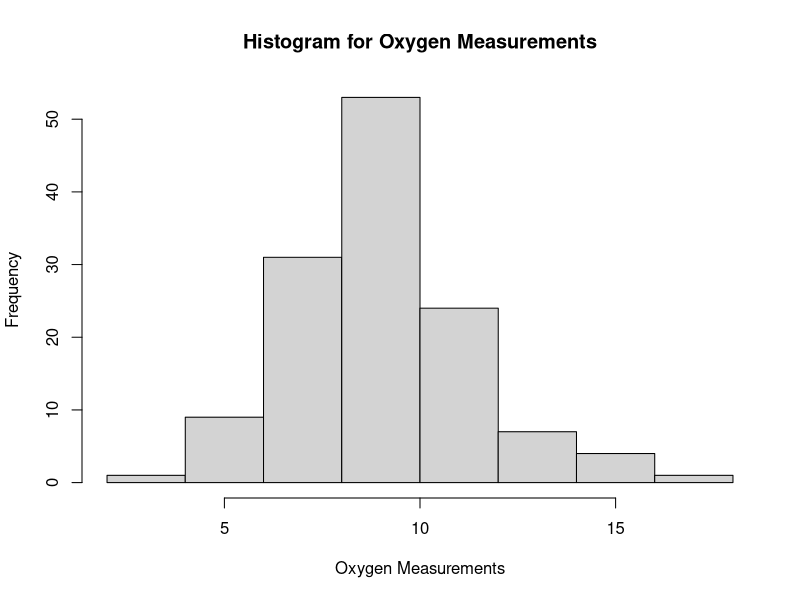
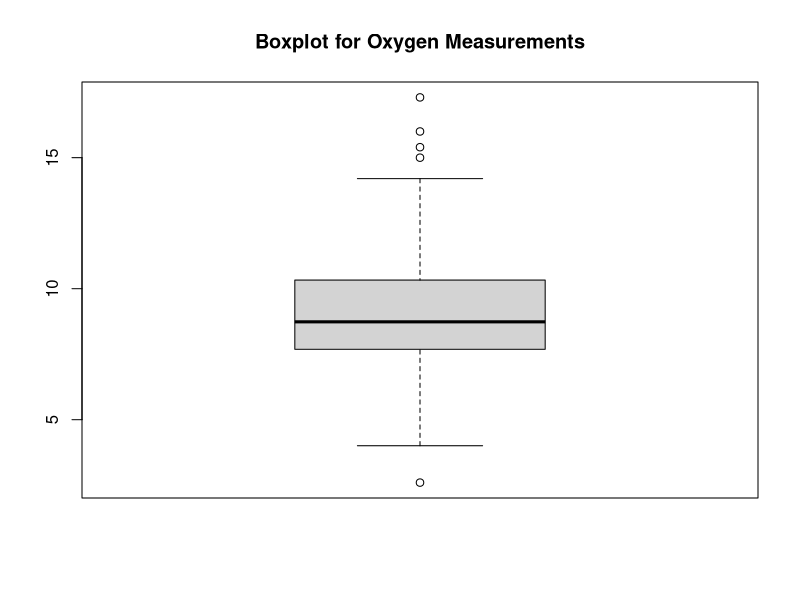
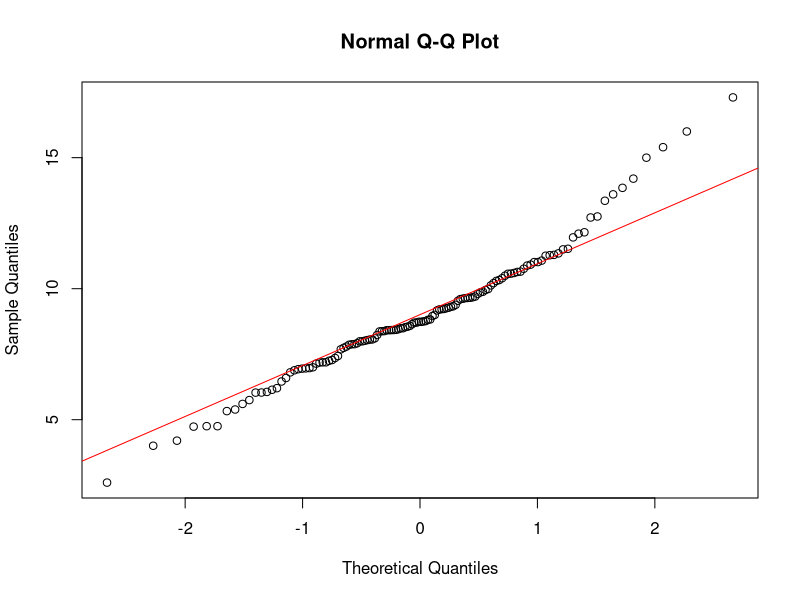

Recreate these plots in R, in order.
library(readxl)
data <- read_excel(
  "./project1/Data_Project1.xlsx",
  sheet = "Oxygen",
  col_names = FALSE
)
measurements <- data[,1]
measurements_as_numeric <- c(as.numeric(unlist(measurements)))

hist(measurements_as_numeric,
     main = "Histogram for Oxygen Measurements",
     xlab = "Oxygen Measurements",
)
boxplot(
  x = measurements_as_numeric,
  main = "Boxplot for Oxygen Measurements"
)

qqnorm(measurements_as_numeric)
qqline(measurements_as_numeric, col = "red")

mean_msmt <- mean(measurements_as_numeric)
sigma_msmt <- sd(measurements_as_numeric)
std_error = sigma_msmt / sqrt(length(measurements_as_numeric))

mean_msmt
sigma_msmt
std_error
